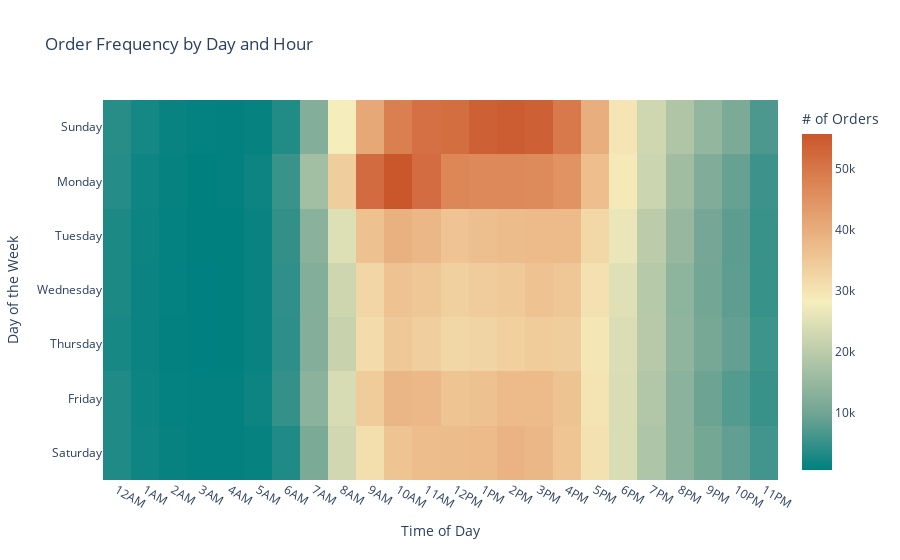

Notebook code for this chart:
### Code cell
# create heatmap of order frequency by day and hour
fig3 = px.imshow(order_freq_l,
                 title=('Order Frequency by Day and Hour'),
                 y = ['Sunday','Monday','Tuesday','Wednesday','Thursday','Friday','Saturday'],
                 x = ['12AM', '1AM', '2AM', '3AM', '4AM', '5AM', '6AM', '7AM', '8AM',
                     '9AM', '10AM', '11AM', '12PM', '1PM', '2PM', '3PM', '4PM', '5PM',
                     '6PM', '7PM', '8PM', '9PM', '10PM', '11PM'],
                 labels = dict(x='Time of Day', y='Day of the Week', color='# of Orders'),
                 color_continuous_scale='Geyser',
                 aspect = 2)
fig3.show()

### Figure 1 — Plotly figure (JSON) as saved in the notebook; plotly's stock layout.template omitted (floating-point values rounded to 4 significant figures; data arrays with more than 128 entries replaced by an {"elided": "..."} marker saying what was removed)
{"data": [{"coloraxis": "coloraxis", "hovertemplate": "Time of Day: %{x}<br>Day of the Week: %{y}<br># of Orders: %{z}<extra></extra>", "name": "0", "type": "heatmap", "x": ["12AM", "1AM", "2AM", "3AM", "4AM", "5AM", "6AM", "7AM", "8AM", "9AM", "10AM", "11AM", "12PM", "1PM", "2PM", "3PM", "4PM", "5PM", "6PM", "7PM", "8PM", "9PM", "10PM", "11PM"], "xaxis": "x", "y": ["Sunday", "Monday", "Tuesday", "Wednesday", "Thursday", "Friday", "Saturday"], "yaxis": "y", "z": {"elided": "7x24 int values"}}], "layout": {"coloraxis": {"colorbar": {"title": {"text": "# of Orders"}}, "colorscale": [[0, "rgb(0, 128, 128)"], [0.1667, "rgb(112, 164, 148)"], [0.3333, "rgb(180, 200, 168)"], [0.5, "rgb(246, 237, 189)"], [0.6667, "rgb(237, 187, 138)"], [0.8333, "rgb(222, 138, 90)"], [1, "rgb(202, 86, 44)"]]}, "title": {"text": "Order Frequency by Day and Hour"}, "xaxis": {"anchor": "y", "domain": [0, 1], "title": {"text": "Time of Day"}}, "yaxis": {"anchor": "x", "autorange": "reversed", "domain": [0, 1], "title": {"text": "Day of the Week"}}}}
